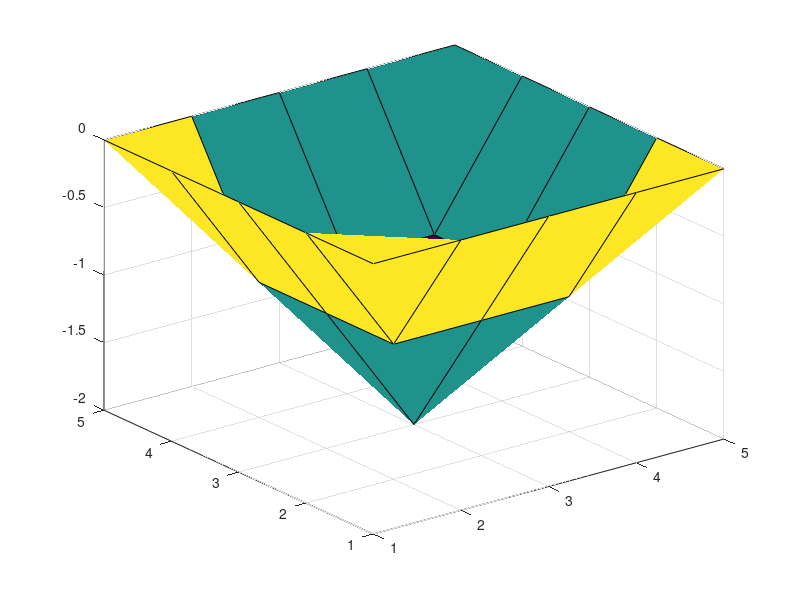

Here is the MATLAB script that generated this plot:
sample_indent = [ 0 0 0 0 0;
  0 -1 -1 -1 0;
  0 -1 -2 -1 0;
  0 -1 -1 -1 0;
  0 0 0 0 0
];
disp(sample_indent)
%contour(sample_indent)
surf(sample_indent)
%mesh(sample_indent)

mask = sample_indent;
mask(mask < 0) = NaN;
disp(mask)

% area of indent = number of NaN's in center
% given approx. size of indent, cut out that size and count NaN's


